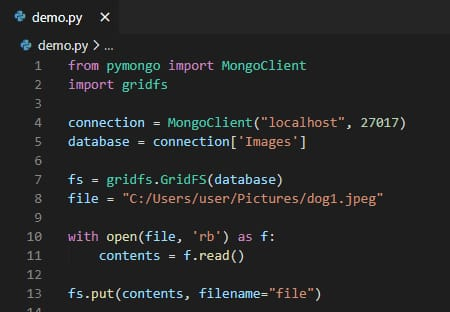
#> input picture mongo image/111111.jpg, 450 x 312 px
$ python cartoon.py --image 111111.jpg
#> lines starting #> are read from the running program, lines starting #| are printed output that depends on the picture; after the words box and inside, x2 and y2 are one past the last pixel; in counts of white or black regions, pixels touching at a corner belong together
#> further down, image is the input picture: shape (312, 450, 3); mean B, G, R 37.7, 37.5, 36.4
import argparse
import cv2
def cartoonize (image):
  gray = cv2.cvtColor(image, cv2.COLOR_BGR2GRAY)
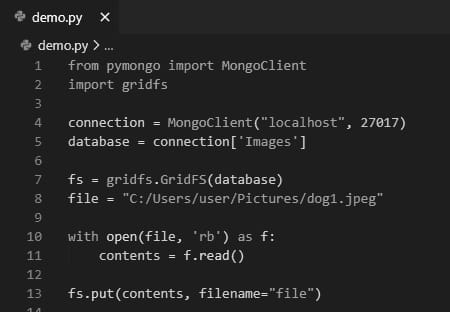
#> gray: shape (312, 450); min 0, max 255, mean 37.2
  blurImage = cv2.medianBlur(image, 1)

  edges = cv2.adaptiveThreshold(gray, 255, cv2.ADAPTIVE_THRESH_MEAN_C, cv2.THRESH_BINARY, 9, 9)
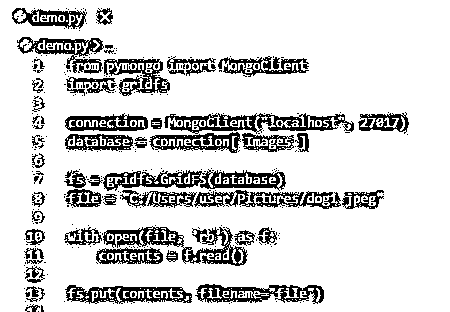
#> edges: shape (312, 450); 83.6% white; 407 black regions (347 under 20 px), largest, box (x1, y1, x2, y2) and area: (103, 169, 286, 191) 1846, (164, 113, 354, 134) 1778, (103, 226, 248, 266) 1758

  color = cv2.bilateralFilter(image, 9, 200, 200)
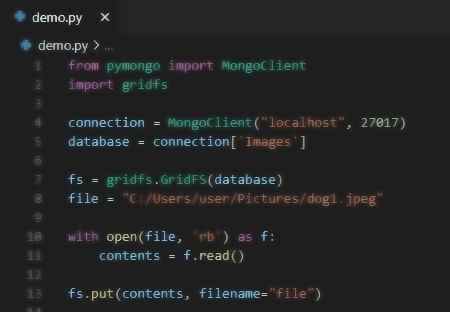
#> color: shape (312, 450, 3); mean B, G, R 36.9, 36.7, 35.6

  cartoon = cv2.bitwise_and(color, color, mask = edges)
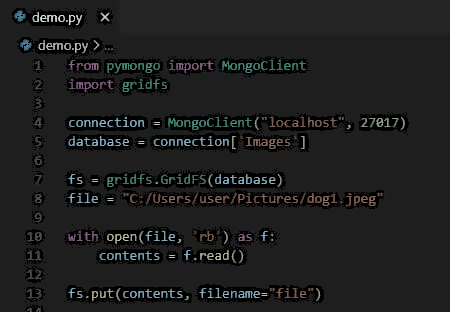
#> cartoon: shape (312, 450, 3); mean B, G, R 30.4, 30.3, 29.7

  return cartoon
if __name__ == "__main__":
  ap = argparse.ArgumentParser()
  ap.add_argument("-i", "--image", required = True, help = "Path to input file")
  args = vars(ap.parse_args())

  image = cv2.imread(args["image"])

  cartoonImage = cartoonize(image)

  cv2.imwrite("output.jpg", cartoonImage)
  cv2.imshow("output", cartoonImage)

  cv2.waitKey(0)
  cv2.destroyAllWindows()
